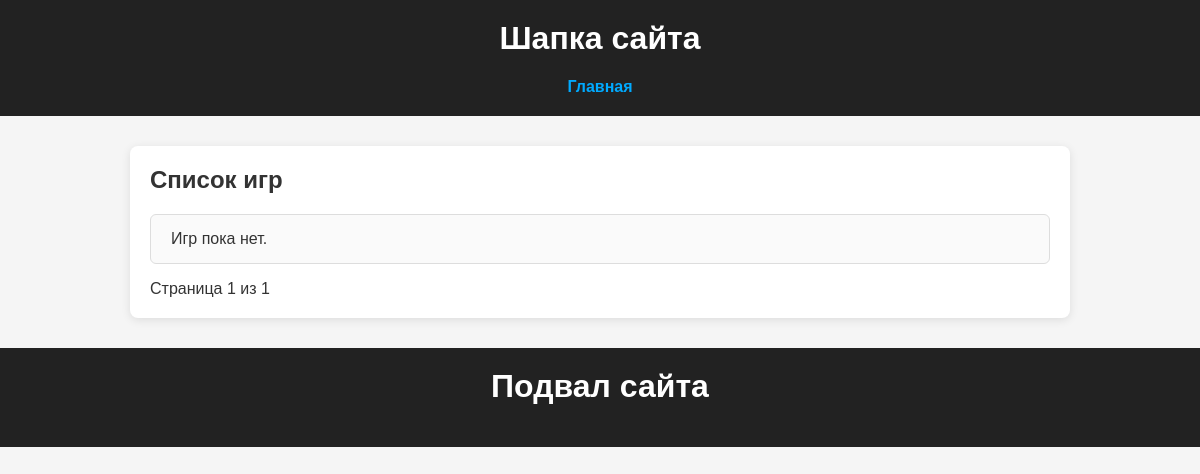
Before: / with the older database file.
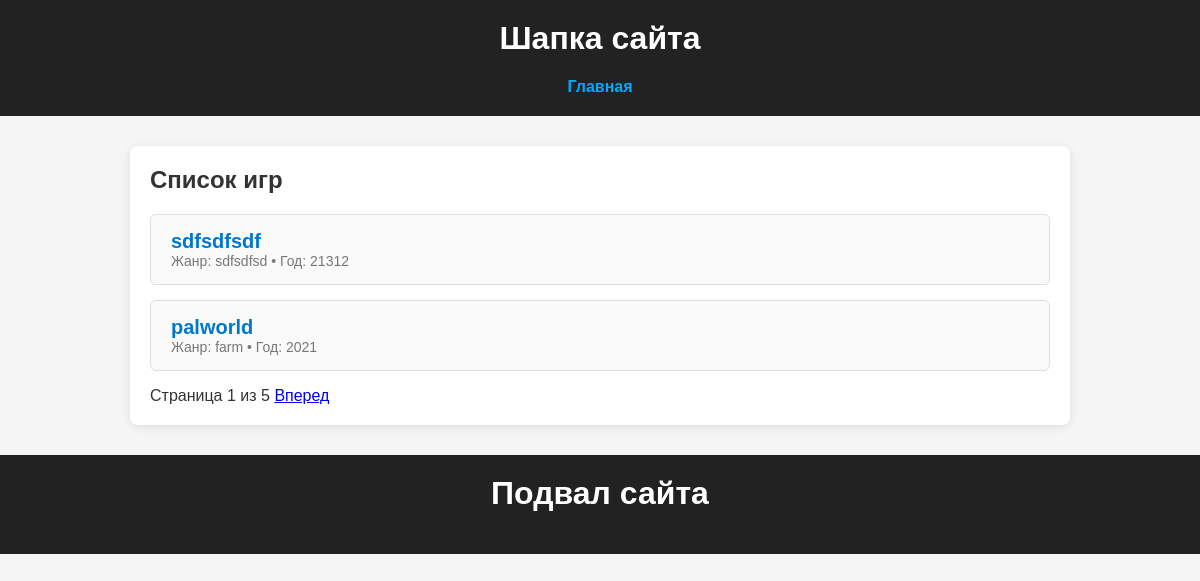
After: the same page with the newer database file.
### games/models.py (models this page shows, shortened)
class Game(models.Model):
    title = models.CharField('Название', max_length=200)
    genre = models.CharField('Жанр', max_length=100)
    release_year = models.PositiveIntegerField('Год название')
    description = models.TextField('Описание', blank=True)
    created_at = models.DateTimeField(auto_now_add=True)
    class Meta:
        verbose_name = 'Игра'
        verbose_name_plural = 'Игры'
        ordering = ['-created_at']

### games/views.py (the view)
# urls.py: path('', GameListView.as_view(), name='game_list'),
class GameListView(ListView):
    model = Game
    template_name = 'game_list.html'
    context_object_name = 'games'
    paginate_by = 2

### templates/game_list.html (shortened to what this page needs)
{% extends 'base.html' %}
{% block content %}
<h2>Список игр</h2>
<ul class="game-list">
    {% for game in games %}
        <li class="game-item">
            <a class="game-title" href="{% url 'game_detail' game.pk %}">
                {{ game.title }}
            </a>
            <div class="game-meta">
                Жанр: {{ game.genre }} • Год: {{ game.release_year }}
            </div>
        </li>
    {% empty %}
        <li class="game-item">Игр пока нет.</li>
    {% endfor %}
</ul>
Страница {{ page_obj.number }} из {{ page_obj.paginator.num_pages }}
{% if page_obj.has_next %}
    <a href="?page={{ page_obj.next_page_number }}">Вперед</a>
{% endif %}
{% endblock %}

### templates/base.html (shortened to what this page needs)
{% load static %}
<!DOCTYPE html>
<html lang="ru">
<head>
    <link rel="stylesheet" href="{% static 'style.css' %}">
</head>
<body>
<header>
    <h1>Шапка сайта</h1>
    <nav>
        <a href="/">Главная</a>
    </nav>
</header>
<main>
    {% block content %}
    {% endblock %}
</main>
<footer>
    <h1>Подвал сайта</h1>
</footer>
</body>
</html>

### static/style.css (style rules this page uses)
body { margin: 0; font-family: Arial, sans-serif; background: #f5f5f5; color: #333; }
header, footer { background: #222; color: #fff; padding: 20px; text-align: center; }
nav a { color: #00aaff; text-decoration: none; margin: 0 10px; font-weight: bold; }
main { max-width: 900px; margin: 30px auto; padding: 20px; background: #fff; border-radius: 8px; box-shadow: 0 2px 10px rgba(0,0,0,0.1); }
h1, h2 { margin-top: 0; }
.game-list { list-style: none; padding: 0; }
.game-item { padding: 15px 20px; margin-bottom: 15px; background: #fafafa; border: 1px solid #ddd; border-radius: 6px; transition: 0.2s ease; }
.game-title { font-size: 20px; font-weight: bold; color: #0077cc; text-decoration: none; }
.game-meta { color: #777; font-size: 14px; }

Changed rows visible on the page:
added Game: title "sdfsdfsdf", genre "sdfsdfsd", release_year "21312"
added Game: title "palworld", genre "farm", release_year "2021"
Other visible differences:
{{ page_obj.paginator.num_pages }}: "1" → "5"
text no longer shown: "Игр пока нет."
text now shown: "Вперед"
